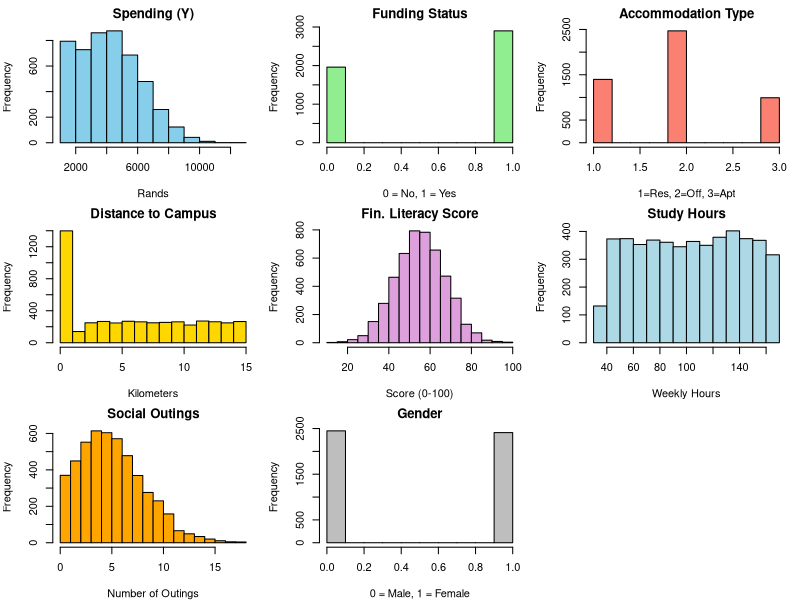
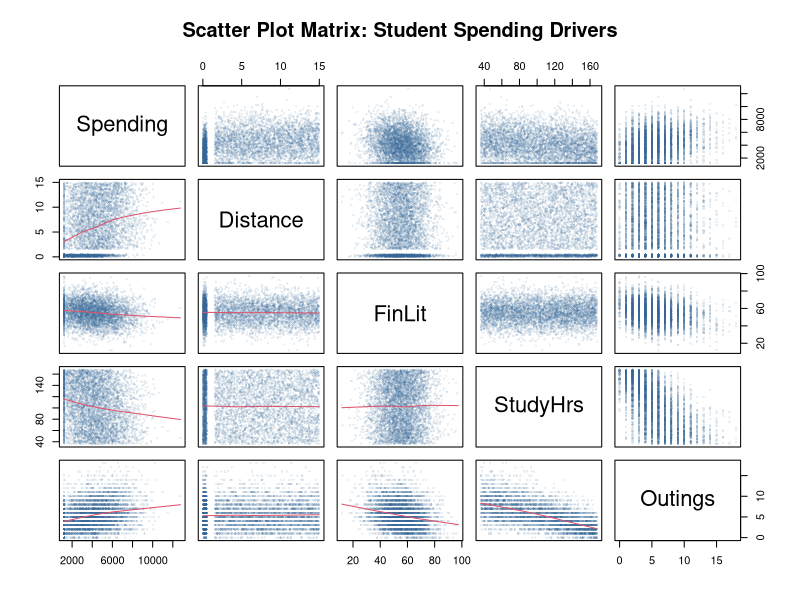
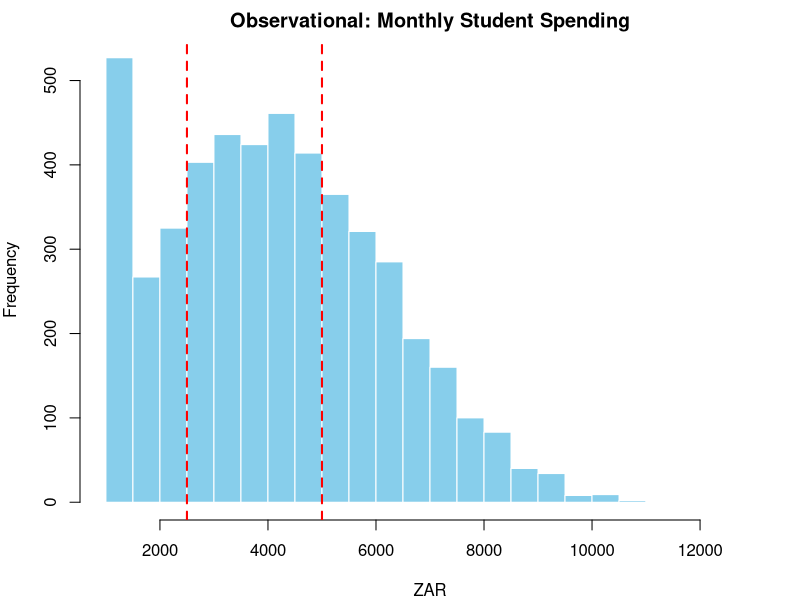
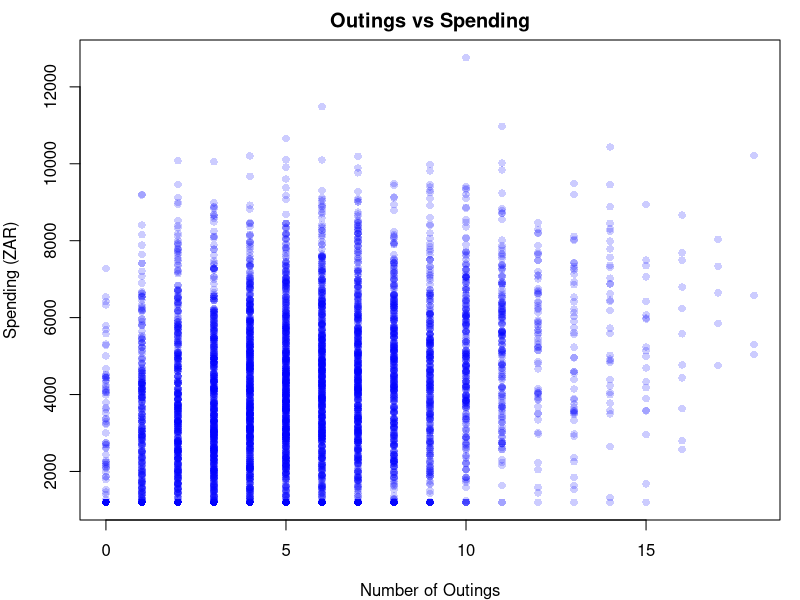
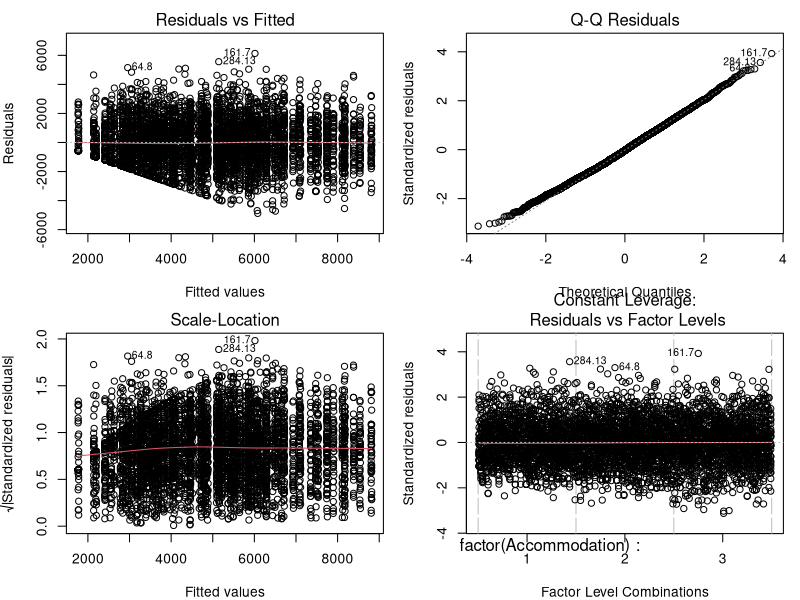
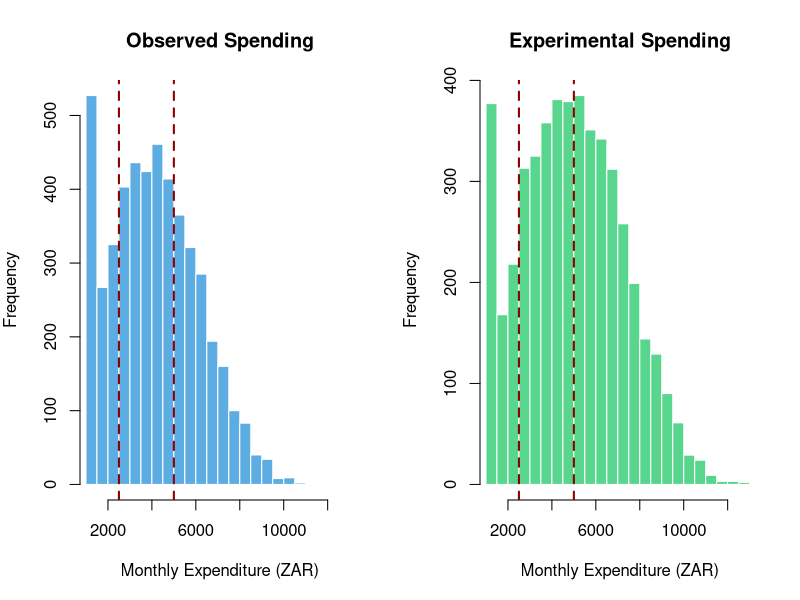
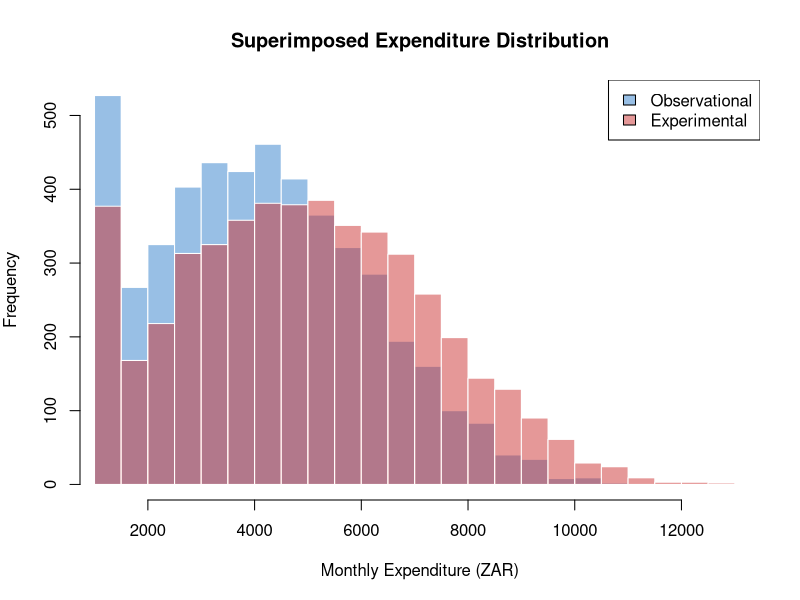
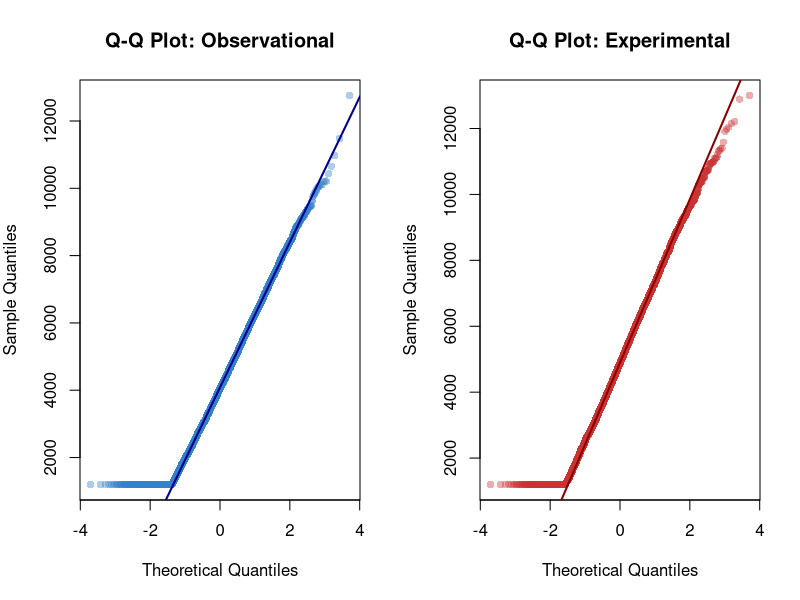

R code for these plots, in order:
## ---- chunk 1
# This hidden chunk sets global options to ensure code and output are both visible
knitr::opts_chunk$set(echo = TRUE, warning = FALSE, message = FALSE)

set.seed(2026)
n <- 4860

# 1. Independent Variables
x_gender <- sample(c(0, 1), n, replace = TRUE) 
x_funding <- sample(c(0, 1), n, replace = TRUE, prob = c(0.4, 0.6))
x_accommodation <- sample(c(1, 2, 3), n, replace = TRUE, prob = c(0.3, 0.5, 0.2))

# Distance: Continuous KM
x_distance <- ifelse(x_accommodation == 1, runif(n, 0.01, 0.49), runif(n, 1.5, 15))
x_distance <- round(x_distance, 2)

# Financial Literacy & Study Hours
x_fin_lit <- round(pmax(pmin(rnorm(n, 55, 12), 100), 0), 2)
x_study_hrs <- round(runif(n, 9, 42) * 4, 2)

# Social Outings (Correlation: Literacy and Study Hours reduce outings)
lambda_outings <- pmax(1, 14 - (0.05 * x_study_hrs) - (0.06 * x_fin_lit))
x_outings <- rpois(n, lambda = lambda_outings)
## ---- chunk 2
# 2. Generating Spending (Y) with high noise for 35-50% R-squared
beta_0 <- 2200 
acc_adj <- ifelse(x_accommodation == 2, 850, ifelse(x_accommodation == 3, 3200, 0))
# Large SD (1650) ensures the model doesn't explain too much of the variance
epsilon <- rnorm(n, mean = 0, sd = 1650) 
# Base spending (Intercept)
beta_0 <- 2200 

# Individual effects
 # Baseline spending
beta_funding  <- 500   # NSFAS increase
beta_dist     <- 25    # Cost per KM
beta_lit      <- -12   # Savings per literacy point
beta_outings  <- 180   # Cost per social outing
beta_off_campus <- 850
beta_apartment  <- 3200

# High noise to ensure R-squared is 35-50%
sigma_noise   <- 1650

y_spending <- beta_0 + (beta_funding * x_funding) + acc_adj + (beta_dist * x_distance) + 
              (beta_outings * x_outings) + (beta_lit * x_fin_lit) + epsilon

# Rounding and realistic constraints (R1200 - R13000)
y_spending <- round(pmax(pmin(y_spending, 13000), 1200), 2)

obs_data <- data.frame(Spending = y_spending, Funding = x_funding, 
                       Accommodation = x_accommodation, Distance = x_distance, 
                       FinLit = x_fin_lit, StudyHrs = x_study_hrs, 
                       Outings = x_outings, Gender = x_gender)

## ---- chunk 3
# --- HISTOGRAMS FOR OBSERVATIONAL DATA ---

# Set up a grid of 3 rows and 3 columns
par(mfrow = c(3, 3), mar = c(4, 4, 2, 1)) 

# 1. Spending (The Outcome)
hist(obs_data$Spending, col = "skyblue", main = "Spending (Y)", xlab = "Rands")

# 2. Funding
hist(obs_data$Funding, col = "lightgreen", main = "Funding Status", xlab = "0 = No, 1 = Yes")

# 3. Accommodation
hist(obs_data$Accommodation, col = "salmon", main = "Accommodation Type", xlab = "1=Res, 2=Off, 3=Apt")

# 4. Distance
hist(obs_data$Distance, col = "gold", main = "Distance to Campus", xlab = "Kilometers")

# 5. Financial Literacy
hist(obs_data$FinLit, col = "plum", main = "Fin. Literacy Score", xlab = "Score (0-100)")

# 6. Study Hours
hist(obs_data$StudyHrs, col = "lightblue", main = "Study Hours", xlab = "Weekly Hours")

# 7. Social Outings
hist(obs_data$Outings, col = "orange", main = "Social Outings", xlab = "Number of Outings")

# 8. Gender (Nuisance)
hist(obs_data$Gender, col = "grey", main = "Gender", xlab = "0 = Male, 1 = Female")

# Reset plotting parameters to default (1x1)
par(mfrow = c(1, 1))
## ---- chunk 4

# --- SCATTER PLOT MATRIX (OBSERVATIONAL DATA) ---

# Select the key variables for the matrix
# Spending, Distance, FinLit, StudyHrs, and Outings
plot_data <- obs_data[, c("Spending", "Distance", "FinLit", "StudyHrs", "Outings")]

# Generate the matrix
# pch=16 and col=rgb(...) makes the points small and transparent to handle 4860 rows
pairs(plot_data, 
      main = "Scatter Plot Matrix: Student Spending Drivers",
      pch = 16, 
      cex = 0.5, 
      col = rgb(0.2, 0.4, 0.6, 0.1),
      lower.panel = panel.smooth) # Adds a trend line to the bottom half
## ---- chunk 5
hist(obs_data$Spending, main="Observational: Monthly Student Spending", 
     xlab="ZAR", col="skyblue", border="white", breaks=40)
abline(v = c(2500, 5000), col = "red", lwd = 2, lty = 2)

# Relationship between Outings and Spending
plot(obs_data$Outings, obs_data$Spending, main="Outings vs Spending",
     xlab="Number of Outings", ylab="Spending (ZAR)", pch=16, col=rgb(0,0,1,0.2))


## ---- chunk 6
# Create Balanced Grid
exp_grid <- expand.grid(Funding = c(0, 1), 
                        Accommodation = c(1, 2, 3), 
                        Distance = c("Close", "Far"), 
                        FinLit = c("Low", "Moderate", "High"), 
                        StudyHrs = c("Low", "Moderate", "High"), 
                        Outings = c("Low", "Moderate", "High"))

# Replicate to reach N=4860
exp_data <- exp_grid[rep(seq_len(nrow(exp_grid)), each = 15), ]

# Re-simulate Response using categorical effects
dist_eff <- ifelse(exp_data$Distance == "Far", 700, 0)
lit_eff  <- ifelse(exp_data$FinLit == "Moderate", -300, 
                   ifelse(exp_data$FinLit == "High", -800, 0))
out_eff  <- ifelse(exp_data$Outings == "Moderate", 1000, 
                   ifelse(exp_data$Outings == "High", 2400, 0))
acc_eff  <- ifelse(exp_data$Accommodation == 2, 850, 
                   ifelse(exp_data$Accommodation == 3, 3200, 0))

# Apply the same noise level to keep R-squared around 35-50%
exp_data$Spending <- round(beta_0 + (500 * exp_data$Funding) + acc_eff + 
                           dist_eff + lit_eff + out_eff + 
                           rnorm(nrow(exp_data), 0, 1650), 2)

exp_data$Spending <- pmax(pmin(exp_data$Spending, 13000), 1200)

model_obs <- lm(Spending ~ Funding + factor(Accommodation) + Distance + 
                FinLit + StudyHrs + Outings + Gender, data = obs_data)

## ---- chunk 7
# Show coefficients and R-squared
round(summary(model_obs)$coefficients, 2)
cat("Observational R-Squared:", round(summary(model_obs)$r.squared, 2))

model_exp <- lm(Spending ~ Funding + factor(Accommodation) + Distance + 
                FinLit + StudyHrs + Outings, data = exp_data)

# Show coefficients and R-squared
round(summary(model_exp)$coefficients, 2)
cat("Experimental R-Squared:", round(summary(model_exp)$r.squared, 2))
par(mfrow = c(2, 2))
plot(model_exp)

## ---- chunk 8
# 1. Extract Estimated Coefficients from the Experimental Model
exp_estimates <- round(coef(model_exp), 2)

# 2. Define the True Betas for the Experimental Categories
# These match the 'dist_eff', 'lit_eff', and 'out_eff' values from Part III
exp_true_values <- c(
  "(Intercept)"             = beta_0,
  "Funding"                 = beta_funding,
  "factor(Accommodation)2"  = beta_off_campus,
  "factor(Accommodation)3"  = beta_apartment,
  "DistanceFar"             = 700,   # Programmed effect for Far vs Close
  "FinLitModerate"          = -300,  # Programmed effect for Moderate vs Low
  "FinLitHigh"              = -800,  # Programmed effect for High vs Low
  "StudyHrsModerate"        = 0,     # Programmed as 0 (indirect effect only)
  "StudyHrsHigh"            = 0,     # Programmed as 0 (indirect effect only)
  "OutingsModerate"         = 1000,  # Programmed effect for Moderate vs Low
  "OutingsHigh"             = 2400   # Programmed effect for High vs Low
)

# 3. Align and combine into a comparison data frame
# This ensures we only compare variables that exist in the model output
exp_comparison <- data.frame(
  Variable = names(exp_estimates),
  True_Beta = exp_true_values[names(exp_estimates)],
  Estimated_Beta = exp_estimates,
  Bias = round(exp_estimates - exp_true_values[names(exp_estimates)], 2)
)

# 4. Display the table in the Word Document
knitr::kable(exp_comparison, 
             caption = "Experimental Model: Programmed Effects vs. Model Estimates",
             row.names = FALSE)
## ---- chunk 9
# --- COMPARATIVE EXPENDITURE HISTOGRAMS ---

# Set layout for 2 plots side-by-side
par(mfrow = c(1, 2), mar = c(5, 4, 4, 2))

# 1. Observational Spending Distribution
hist(obs_data$Spending, 
     main = "Observed Spending", 
     xlab = "Monthly Expenditure (ZAR)", 
     col = "#5DADE2", # Soft Blue
     border = "white",
     breaks = 40,
     xlim = c(1200, 13000))
# Add reference lines for the R2.5k - R5k target range
abline(v = c(2500, 5000), col = "darkred", lwd = 2, lty = 2)

# 2. Experimental Spending Distribution
hist(exp_data$Spending, 
     main = "Experimental Spending", 
     xlab = "Monthly Expenditure (ZAR)", 
     col = "#58D68D", # Soft Green
     border = "white",
     breaks = 40,
     xlim = c(1200, 13000))
# Add same reference lines
abline(v = c(2500, 5000), col = "darkred", lwd = 2, lty = 2)

# Reset layout
par(mfrow = c(1, 1))
## ---- chunk 10
# 1. SETUP: Superimposed Histogram
# Calculate common range for the x-axis
xlim_range <- range(c(obs_data$Spending, exp_data$Spending))

# Create the first histogram (Observational)
hist(obs_data$Spending, 
     breaks = 40, 
     col = rgb(0.2, 0.5, 0.8, 0.5), # Transparent Blue
     xlab = "Monthly Expenditure (ZAR)", 
     main = "Superimposed Expenditure Distribution",
     xlim = xlim_range,
     border = "white")

# Superimpose the second histogram (Experimental)
hist(exp_data$Spending, 
     breaks = 40, 
     col = rgb(0.8, 0.2, 0.2, 0.5), # Transparent Red
     add = TRUE, 
     border = "white")

# Add a legend to distinguish the two
legend("topright", 
       legend = c("Observational", "Experimental"), 
       fill = c(rgb(0.2, 0.5, 0.8, 0.5), rgb(0.8, 0.2, 0.2, 0.5)),
       border = "black")

# 2. SETUP: Side-by-Side Q-Q Plots
# These check if the spending follows a normal distribution
par(mfrow = c(1, 2)) # 1 row, 2 columns

# Q-Q Plot for Observational
qqnorm(obs_data$Spending, 
       main = "Q-Q Plot: Observational", 
       col = rgb(0.2, 0.5, 0.8, 0.4), 
       pch = 16)
qqline(obs_data$Spending, col = "darkblue", lwd = 2)

# Q-Q Plot for Experimental
qqnorm(exp_data$Spending, 
       main = "Q-Q Plot: Experimental", 
       col = rgb(0.8, 0.2, 0.2, 0.4), 
       pch = 16)
qqline(exp_data$Spending, col = "darkred", lwd = 2)

# Reset layout
par(mfrow = c(1, 1))
## ---- chunk 11
# 1. Extract R-Squared and Adjusted R-Squared
r2_obs <- summary(model_obs)$r.squared
adj_r2_obs <- summary(model_obs)$adj.r.squared

r2_exp <- summary(model_exp)$r.squared
adj_r2_exp <- summary(model_exp)$adj.r.squared

# 2. Extract Residual Statistics (RSE and Range)
# Residual Standard Error (RSE) represents the "Average Error" in Rands
rse_obs <- summary(model_obs)$sigma
rse_exp <- summary(model_exp)$sigma

# Range of Residuals (Min to Max)
res_range_obs <- range(residuals(model_obs))
res_range_exp <- range(residuals(model_exp))

# 3. Construct the Comparison Table
model_perf_table <- data.frame(
  Metric = c("R-Squared (Raw)", "Adjusted R-Squared", "Residual Std. Error (RSE)", "Min Residual", "Max Residual"),
  Observational_Model = c(round(r2_obs, 4), round(adj_r2_obs, 4), round(rse_obs, 2), 
                          round(res_range_obs[1], 2), round(res_range_obs[2], 2)),
  Experimental_Model = c(round(r2_exp, 4), round(adj_r2_exp, 4), round(rse_exp, 2), 
                         round(res_range_exp[1], 2), round(res_range_exp[2], 2))
)

# 4. Display the table
knitr::kable(model_perf_table, 
             caption = "Performance Summary: Observational vs. Experimental Models",
             col.names = c("Performance Metric", "Observational Data", "Experimental Data"))
## ---- chunk 12
# =========================================================
# PART VII: SAVING THE SIMULATED DATASETS
# =========================================================

# 1. Save the Observational Data
# This file contains the continuous variables and the nuisance variable (Gender)
write.csv(obs_data, "Student_Spending_Observational.csv", row.names = FALSE)

# 2. Save the Experimental Data
# This file contains the categorized/balanced variables used for the True Model check
write.csv(exp_data, "Student_Spending_Experimental.csv", row.names = FALSE)

# Confirmation message to be printed in the document
cat("Success! The following files have been saved to your working directory:\n",
    "- Student_Spending_Observational.csv\n",
    "- Student_Spending_Experimental.csv")
